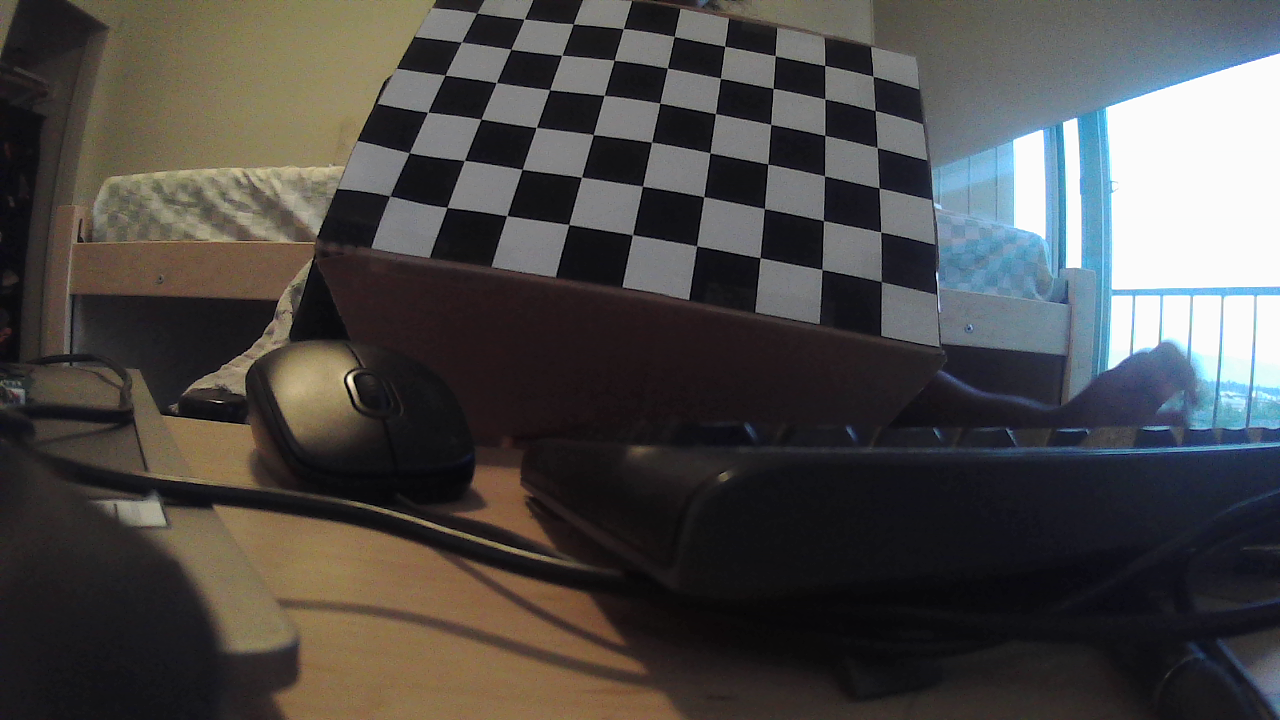
#> input picture stereo_calibration/stereo_pairs/rgb1_000.png, 1280 x 720 px
$ python -i 04_evaluate_stereo_calibration.py   (imports and definitions only)   (older library calls are emulated)
#> lines starting #> are read from the running program, lines starting #| are printed output that depends on the picture
"""Evaluate saved stereo calibration quality.

Run from this folder:
    python 04_evaluate_stereo_calibration.py

Outputs:
    outputs/stereo_calibration_eval.json
    outputs/stereo_calibration_eval_per_pair.csv
    outputs/stereo_calibration_epipolar_error_plot.png
    outputs/stereo_calibration_rectification_vertical_error_plot.png
    outputs/stereo_calibration_error_histograms.png
    outputs/stereo_rectified_alignment_example.png
    README.md
"""

import argparse
import csv
import json
import os
import sys
from pathlib import Path

os.environ["OPENCV_OPENCL_RUNTIME"] = "disabled"

import cv2
import matplotlib
import numpy as np

# [1 line not run here, left out]
import matplotlib.pyplot as plt


# [1 line not run here, left out]
SCRIPT_DIR = Path(__file__).resolve().parent
REPO_ROOT = SCRIPT_DIR.parent
if str(REPO_ROOT) not in sys.path:
    sys.path.insert(0, str(REPO_ROOT))

from utils.project_config import calibration_file


CHECKERBOARD = (9, 6)


# [61 lines left out: functions parse_args, load_intrinsics, load_stereo, stereo_pair_paths, not called in this run]


def detect_checkerboard(image):
    gray = cv2.cvtColor(image, cv2.COLOR_BGR2GRAY)
    variants = (
        gray,
        cv2.equalizeHist(gray),
        cv2.GaussianBlur(cv2.equalizeHist(gray), (3, 3), 0),
    )
    criteria = (cv2.TERM_CRITERIA_EPS + cv2.TERM_CRITERIA_MAX_ITER, 40, 0.001)

    if hasattr(cv2, "findChessboardCornersSB"):
        sb_flags = cv2.CALIB_CB_EXHAUSTIVE + cv2.CALIB_CB_ACCURACY
        for candidate in variants:
            found, corners = cv2.findChessboardCornersSB(candidate, CHECKERBOARD, sb_flags)
            if found:
                corners = cv2.cornerSubPix(candidate, corners.astype(np.float32), (11, 11), (-1, -1), criteria)
                return True, corners

    flags = cv2.CALIB_CB_ADAPTIVE_THRESH + cv2.CALIB_CB_NORMALIZE_IMAGE
    for candidate in variants:
        found, corners = cv2.findChessboardCorners(candidate, CHECKERBOARD, flags)
        if found:
            corners = cv2.cornerSubPix(candidate, corners, (11, 11), (-1, -1), criteria)
            return True, corners
    return False, None


# [76 lines left out: functions point_line_distances, epipolar_errors_before_rectification, rectified_vertical_errors, summarize, save_csv, not called in this run]


def save_json(path, data):
    with path.open("w", encoding="utf-8") as f:
        json.dump(data, f, indent=2)


# [48 lines left out: functions save_metric_plot, save_error_histograms, not called in this run]


def draw_label(image, text, origin=(16, 32)):
    cv2.putText(image, text, origin, cv2.FONT_HERSHEY_SIMPLEX, 0.8, (0, 0, 0), 4, cv2.LINE_AA)
    cv2.putText(image, text, origin, cv2.FONT_HERSHEY_SIMPLEX, 0.8, (255, 255, 255), 2, cv2.LINE_AA)


def draw_rectified_corners(image, corners, x_offset=0, color=(0, 255, 255)):
    for x, y in corners.reshape(-1, 2):
        cv2.circle(image, (int(round(x + x_offset)), int(round(y))), 4, color, -1, cv2.LINE_AA)


# [64 lines left out: function save_rectified_alignment_example, not called in this run]


def fmt_px(value):
    return "n/a" if value is None else f"{value:.3f} px"


# [215 lines left out: functions write_readme, main, not called in this run]


# [2 lines not run here, left out]

>>> import cv2
>>> picture = cv2.imread('../stereo_calibration/stereo_pairs/rgb1_000.png')
#> picture is the input picture: shape (720, 1280, 3); mean B, G, R 72.2, 73.9, 76.1
>>> result = detect_checkerboard(picture)
#> in detect_checkerboard, `gray = cv2.cvtColor(image, cv2.COLOR_BGR2GRAY)`:
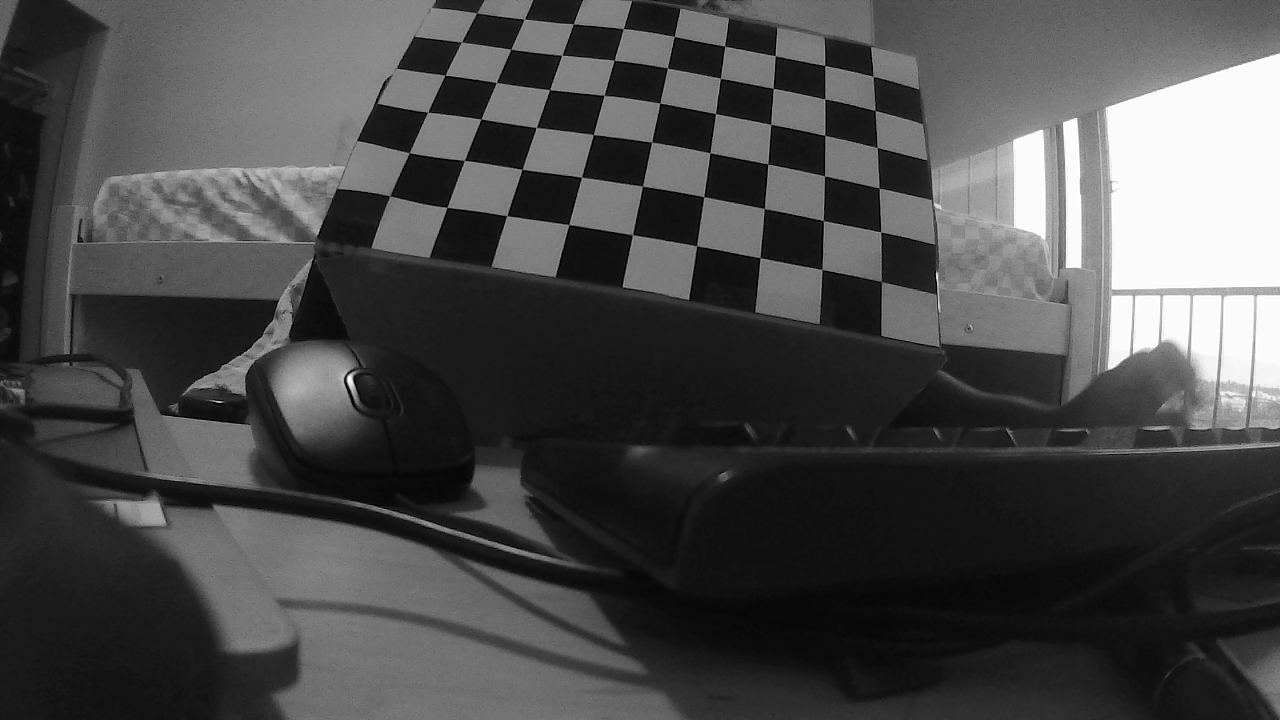
#> gray: shape (720, 1280); min 0, max 255, mean 74.3
#> the loop in detect_checkerboard, `for candidate in variants:` made 1 pass
#> found on pass 1: True
